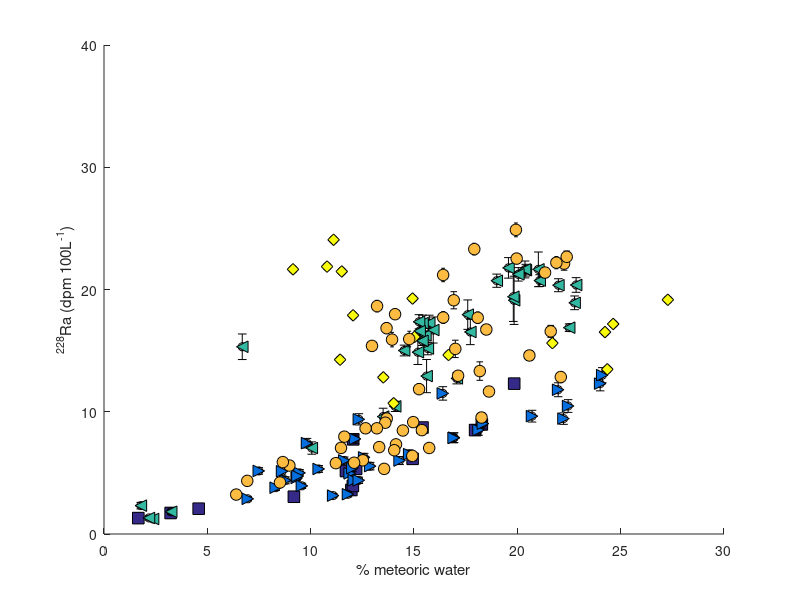

Write MATLAB code to recreate this figure. (Note: this script raises an error after producing the figure.)
%% Ra v. fMET for manuscript, fMET all calculated same way (monte carlo)
% copied from Ra v fMET script 
% started 10/26/22

clear all; close all; clc;

% data stored in Ra_WMF_matched.xlsx in ARION google drive folder
load Ra_WMF_allyrs.mat;

C1 = [0.2081,0.1663,0.5292];
C2 = [0.0244,0.4350,0.8755];
C3 = [0.1986,0.7214,0.6310];
C4 = [0.9856,0.7372,0.2537];
C5 = [0.9763,0.9831,0.0538];


%% figure- 2021 surface only

h = find(Depth_2007 ==7 & Lat_2007>84);
j = find(Depth_2015<50 & Lat_2015>84); % GT_depth==2 & 
k = find(Depth_2021<=2 & 13<Stn_2021(:,1) & Stn_2021<63); % entire along-slope section
% k = find(Depth_2021<=2 & 13<Stn_2021(:,1) & Stn_2021<53); % entire along-slope section
% l = find(Depth_2021<=2 & 78<=Stn_2021 & Stn_2021<=89);
l = find(Depth_2021<=2 & 74<=Stn_2021 & Stn_2021<=89);


figure;
hold on
errorbar(WMF_2007(h),Ra_2007(h),Ra_err_2007(h),'ok');
l1 = scatter(WMF_2007(h),Ra_2007(h),70,'s','Filled','MarkerEdgeColor','k','MarkerFaceColor',C1);
errorbar(WMF_2011,Ra_2011,Ra_err_2011,'ok');
l2 = scatter(WMF_2011,Ra_2011,70,'>','Filled','MarkerEdgeColor','k','MarkerFaceColor',C2);
errorbar(WMF_2015(j),Ra_2015(j),Ra_err_2015(j),'ok');
l3 = scatter(WMF_2015(j),Ra_2015(j),70,'<','Filled','MarkerEdgeColor','k','MarkerFaceColor',C3);
errorbar(WMF_2018,Ra_2018,Ra_err_2018,'ok');
l4 = scatter(WMF_2018,Ra_2018,70,'d','Filled','MarkerEdgeColor','k','MarkerFaceColor',[C5]);
errorbar(WMF_2021(k),Ra_2021(k),Ra_err_2021(k),'ok');
l5 = scatter(WMF_2021(k),Ra_2021(k),70,'o','Filled','MarkerEdgeColor','k','MarkerFaceColor',C4);
errorbar(WMF_2021(l),Ra_2021(l),Ra_err_2021(l),'ok');
scatter(WMF_2021(l),Ra_2021(l),70,'o','Filled','MarkerEdgeColor','k','MarkerFaceColor',C4);
xlabel('% meteoric water'); ylabel('^{228}Ra (dpm 100L^{-1})'); 

xlim([0 30]); ylim([0 40]);
good_titles(20);   
legend([l1 l2 l3 l4 l5],{'2007' '2011' '2015' '2018' '2021'},'location','northeast');

%% figure- 2021 down to 20 m

h = find(Depth_2007 ==7 & Lat_2007>84);
j = find(Depth_2015<20 & Lat_2015>84); % GT_depth==2 & 
k = find(Depth_2021<20 & 12<Stn_2021(:,1) & Stn_2021<63); % entire along-slope section + part of triangle
% k = find(Depth_2021<=2 0& 13<Stn_2021(:,1) & Stn_2021<54); % entire along-slope section
l = find(Depth_2021<20 & 74<=Stn_2021 & Stn_2021<=89);

figure;
hold on
errorbar(WMF_2007(h),Ra_2007(h),Ra_err_2007(h),'ok');
l1 = scatter(WMF_2007(h),Ra_2007(h),70,'s','Filled','MarkerEdgeColor','k','MarkerFaceColor',C1);
errorbar(WMF_2011,Ra_2011,Ra_err_2011,'ok');
l2 = scatter(WMF_2011,Ra_2011,70,'>','Filled','MarkerEdgeColor','k','MarkerFaceColor',C2);
errorbar(WMF_2015(j),Ra_2015(j),Ra_err_2015(j),'ok');
l3 = scatter(WMF_2015(j),Ra_2015(j),70,'<','Filled','MarkerEdgeColor','k','MarkerFaceColor',C3);
errorbar(WMF_2018,Ra_2018,Ra_err_2018,'ok');
l4 = scatter(WMF_2018,Ra_2018,70,'d','Filled','MarkerEdgeColor','k','MarkerFaceColor',[C5]);
errorbar(WMF_2021(k),Ra_2021(k),Ra_err_2021(k),'ok');
l5 = scatter(WMF_2021(k),Ra_2021(k),70,'o','Filled','MarkerEdgeColor','k','MarkerFaceColor',C4);
errorbar(WMF_2021(l),Ra_2021(l),Ra_err_2021(l),'ok');
scatter(WMF_2021(l),Ra_2021(l),70,'o','Filled','MarkerEdgeColor','k','MarkerFaceColor',C4);
xlabel('% meteoric water'); ylabel('^{228}Ra (dpm 100L^{-1})'); 

xlim([0 30]); %ylim([0 40]);
good_titles(20);   
legend([l1 l2 l3 l4 l5],{'2007' '2011' '2015' '2018' '2021'},'location','northwest');

%% salinity

h = find(Depth_2007 ==7 & Lat_2007>84);
j = find(Depth_2015<50 & Lat_2015>84); 
k = find(Depth_2021<50 & 34<Stn_2021(:,1) & Stn_2021<63);
l = find(Depth_2021<50 & 78<=Stn_2021 & Stn_2021<=89);
% k = find(Depth_2021<=2 & 34<Stn_2021(:,1) & Stn_2021<63);
% l = find(Depth_2021<=2 & 78<=Stn_2021 & Stn_2021<=89);

figure;
hold on
errorbar(Sal_2007(h),Ra_2007(h),Ra_err_2007(h),'ok');
l1 = scatter(Sal_2007(h),Ra_2007(h),70,'s','Filled','MarkerEdgeColor','k','MarkerFaceColor',C1);
errorbar(Sal_2011,Ra_2011,Ra_err_2011,'ok');
l2 = scatter(Sal_2011,Ra_2011,70,'>','Filled','MarkerEdgeColor','k','MarkerFaceColor',C2);
errorbar(Sal_2015(j),Ra_2015(j),Ra_err_2015(j),'ok');
l3 = scatter(Sal_2015(j),Ra_2015(j),70,'<','Filled','MarkerEdgeColor','k','MarkerFaceColor',C3);
errorbar(Sal_2018,Ra_2018,Ra_err_2018,'ok');
l4 = scatter(Sal_2018,Ra_2018,70,'d','Filled','MarkerEdgeColor','k','MarkerFaceColor',[C5]);
errorbar(Sal_2021(k),Ra_2021(k),Ra_err_2021(k),'ok');
l5 = scatter(Sal_2021(k),Ra_2021(k),70,'o','Filled','MarkerEdgeColor','k','MarkerFaceColor',C4);
errorbar(Sal_2021(l),Ra_2021(l),Ra_err_2021(l),'ok');
scatter(Sal_2021(l),Ra_2021(l),70,'o','Filled','MarkerEdgeColor','k','MarkerFaceColor',C4);
xlabel('Salinity'); ylabel('^{228}Ra (dpm 100L^{-1})'); 

% ylim([0 40]);
% xlim([0 30]); 
good_titles(20);   
legend([l1 l2 l3 l4 l5],{'2007' '2011' '2015' '2018' '2021'},'location','northeast');

%% figure- along-slope for 2021

h = find(Depth_2007 ==7 & Lat_2007>84);
j = find(Depth_2015<50 & Lat_2015>84); % GT_depth==2 & 
% k = find(Depth_2021<=50 & 13<Stn_2021 & Stn_2021<63); % entire along-slope section
k = find(Depth_2021<=50 & 13<Stn_2021 & Stn_2021<53); % entire along-slope section
% l = find(Depth_2021<=2 & 78<=Stn_2021 & Stn_2021<=89);

figure;
hold on
errorbar(WMF_2007(h),Ra_2007(h),Ra_err_2007(h),'ok');
l1 = scatter(WMF_2007(h),Ra_2007(h),70,'s','Filled','MarkerEdgeColor','k','MarkerFaceColor',C5);
errorbar(WMF_2011,Ra_2011,Ra_err_2011,'ok');
l2 = scatter(WMF_2011,Ra_2011,70,'>','Filled','MarkerEdgeColor','k','MarkerFaceColor',C2);
errorbar(WMF_2015(j),Ra_2015(j),Ra_err_2015(j),'ok');
l3 = scatter(WMF_2015(j),Ra_2015(j),70,'<','Filled','MarkerEdgeColor','k','MarkerFaceColor',C3);
errorbar(WMF_2021(k),Ra_2021(k),Ra_err_2021(k),'ok');
l5 = scatter(WMF_2021(k),Ra_2021(k),70,'o','Filled','MarkerEdgeColor','k','MarkerFaceColor',C4);
xlabel('% meteoric water'); ylabel('^{228}Ra (dpm 100L^{-1})'); 

xlim([0 30]); %ylim([0 40]);
good_titles(20);   
legend([l1 l2 l3 l5],{'2007' '2011' '2015' '2021'},'location','northeast');

